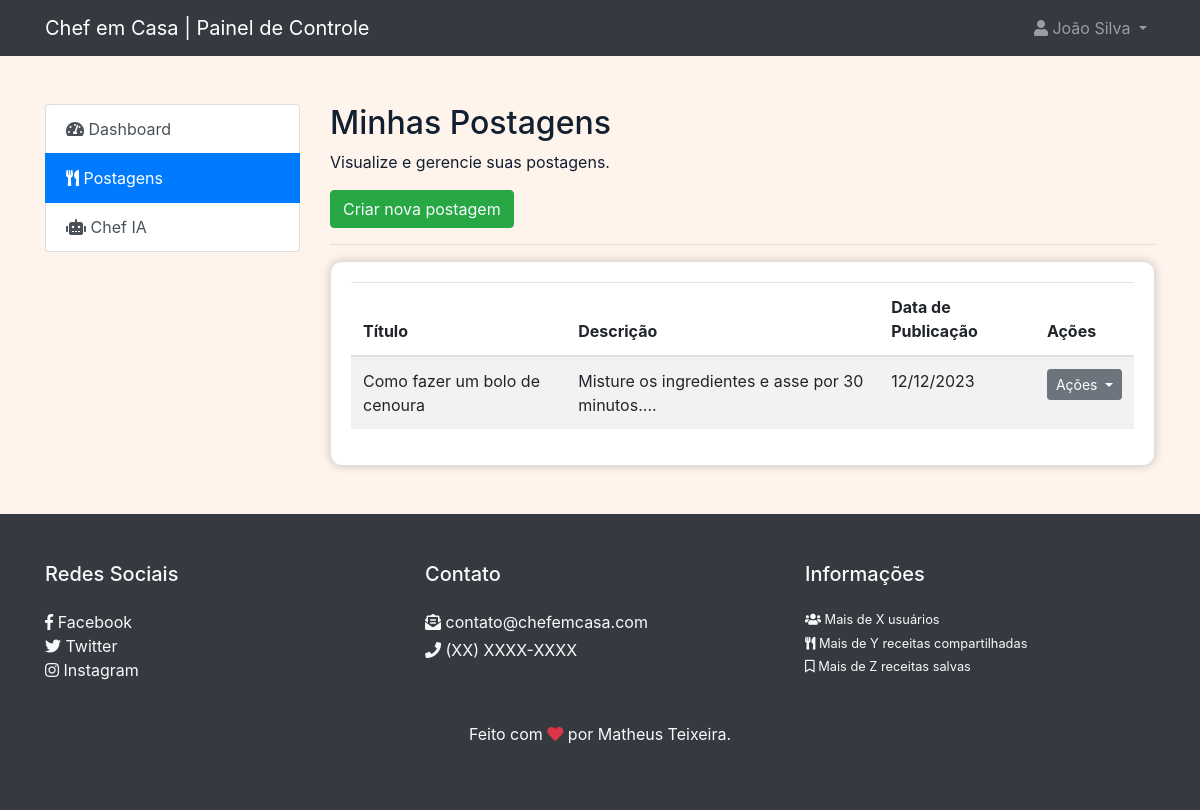
Screenshot of /admin/posts.php (signed in) with the database file from the repository.
### tables this page shows
CREATE TABLE `posts` (
  `id` int(11) NOT NULL,
  `user_id` int(11) DEFAULT NULL,
  `title` varchar(255) DEFAULT NULL,
  `content` text DEFAULT NULL,
  `image` varchar(255) NOT NULL,
  `views` int(11) NOT NULL,
  `created_at` timestamp NOT NULL DEFAULT current_timestamp()
);

### helpers/isActivePage.php (called while the page is built)
<?php
$currentPage = basename($_SERVER['SCRIPT_FILENAME'], '.php');
function isActivePage($currentPage, $pageName){
if($currentPage == $pageName){
    return 'active';
}
return '';
}

### admin/posts.php (the view, shortened to what this page needs)
<?php
$pageInfo = array(
    'title' => 'Minhas Postagens',
    'description' => 'Visualize e gerencie suas postagens.',
    'pageName' => 'posts',
);
include_once('../components/admin/header.php');
$query = "SELECT * FROM posts WHERE user_id = " . $_SESSION['user_id'];
$result = mysqli_query($connection, $query);
$posts = array();
if(mysqli_num_rows($result) > 0){
    $posts = mysqli_fetch_all($result, MYSQLI_ASSOC);
}
?>
<main class="container py-5">
    <div class="row">
        <div class="col-md-3">
            <?php
                include_once('../components/admin/menu_sidebar.php');
            ?>
        </div>
        <section class="col-md-9">
            <h2><?= $pageInfo['title'] ?></h2>
            <p><?= $pageInfo['description'] ?></p>
            <a href="create_post.php" class="btn btn-success my-2 my-sm-0 text-light">
                Criar nova postagem
            </a>
            <hr>
            <div class="card">
                <div class="card-body">
                    <table class="table table-hover table-striped">
                        <thead>
                            <tr>
                                <th>Título</th>
                                <th>Descrição</th>
                                <th>Data de Publicação</th>
                                <th>Ações</th>
                            </tr>
                        </thead>
                        <tbody>
                        <?php foreach($posts as $post){ ?>
                            <tr>
                                <td>
                                    <?php echo $post['title']; ?>
                                </td>
                                <td>
                                    <?php
                                        echo substr($post['content'], 0, 120) . '...';
                                    ?>
                                </td>
                                <td>
                                    <?php echo date('d/m/Y', strtotime($post['created_at']) ); ?>
                                </td>
                                <td>
                                    <div class="dropdown">
                                        <button class="btn btn-sm btn-secondary dropdown-toggle" type="button" id="dropdownMenuButton" data-toggle="dropdown" aria-haspopup="true" aria-expanded="false">
                                            Ações
                                        </button>
                                    </div>
                                </td>
                            </tr>
                        <?php } ?>
                        </tbody>
                    </table>
                </div>
            </div>
        </section>
    </div>
</main>
<?php
include_once('../components/admin/footer.php');
?>

### components/admin/header.php (shortened to what this page needs)
<!DOCTYPE html>
<html lang="pt-br">
<head>
    <link rel="stylesheet" href="https://use.fontawesome.com/releases/v5.7.2/css/all.css">
    <link rel="stylesheet" href="../src/css/main.css">
</head>
<body>
    <nav class="navbar navbar-expand-lg navbar-dark bg-dark">
        <div class="container">
            <a class="navbar-brand" href="index.php">
                Chef em Casa | Painel de Controle
            </a>
            <div class="collapse navbar-collapse" id="navbarNav">
                <ul class="navbar-nav ml-auto">
                    <li class="nav-item dropdown">
                        <a class="nav-link dropdown-toggle" href="#" id="navbarDropdown" role="button" data-toggle="dropdown" aria-haspopup="true" aria-expanded="false">
                            <i class="fa fa-user"></i> <?= $_SESSION['user_name'] ?? 'Usuário' ?>
                        </a>
                    </li>
                </ul>
            </div>
        </div>
    </nav>

### components/admin/menu_sidebar.php (shortened to what this page needs)
<?php
include_once('../helpers/isActivePage.php');
?>
<div class="list-group">
    <a href="index.php" class="list-group-item list-group-item-action <?= isActivePage($currentPage, 'index') ?>"><i class="fa fa-tachometer-alt"></i> Dashboard</a>
    <a href="posts.php" class="list-group-item list-group-item-action <?= isActivePage($currentPage, 'posts') ?>"><i class="fa fa-utensils"></i> Postagens</a>
    <a href="chef-ia.php" class="list-group-item list-group-item-action <?= isActivePage($currentPage, 'chef-ia') ?>"><i class="fa fa-robot"></i> Chef IA</a>
</div>

### components/admin/footer.php (shortened to what this page needs)
<footer class="bg-dark text-light py-5">
    <div class="container">
        <div class="row">
            <div class="col-md-4">
                <h5 class="mb-4">Redes Sociais</h5>
                <ul class="list-unstyled">
                    <li><a href="#" class="text-light"><i class="fab fa-facebook-f"></i> Facebook</a></li>
                    <li><a href="#" class="text-light"><i class="fab fa-twitter"></i> Twitter</a></li>
                    <li><a href="#" class="text-light"><i class="fab fa-instagram"></i> Instagram</a></li>
                </ul>
            </div>
            <div class="col-md-4">
                <h5 class="mb-4">Contato</h5>
                <p class="mb-1"><i class="fas fa-envelope-open-text"></i> <a href="mailto:contato@chefemcasa.com" class="text-light">contato@chefemcasa.com</a></p>
                <p><i class="fas fa-phone"></i> (XX) XXXX-XXXX</p>
            </div>
            <div class="col-md-4">
                <h5 class="mb-4">Informações</h5>
                <p class="small mb-1"><i class="fas fa-users"></i> Mais de X usuários</p>
                <p class="small mb-1"><i class="fas fa-utensils"></i> Mais de Y receitas compartilhadas</p>
                <p class="small"><i class="far fa-bookmark"></i> Mais de Z receitas salvas</p>
            </div>
        </div>
        <div class="row mt-4">
            <div class="col text-center">
                <p class="text-light">Feito com <i class="fas fa-heart text-danger"></i> por Matheus Teixeira.</p>
            </div>
        </div>
    </div>
</footer>
</body>
</html>

### rows the page displays
posts: title "Como fazer um bolo de cenoura", content "Misture os ingredientes e asse por 30 minutos.", created_at "12/12/2023"

### other values shown
$_SESSION['user_name'] "João Silva"
$pageInfo['title'] "Minhas Postagens"
$pageInfo['description'] "Visualize e gerencie suas postagens."
